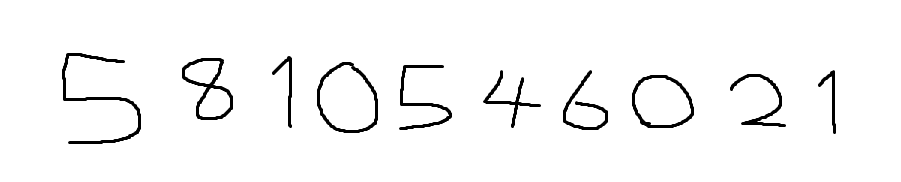
#> input picture id/test.png, 901 x 182 px
$ python pre_processing.py   (older library calls are emulated)
#> lines starting #> are read from the running program, lines starting #| are printed output that depends on the picture; after the words box and inside, x2 and y2 are one past the last pixel; in counts of white or black regions, pixels touching at a corner belong together
import cv2
import numpy as np

img_path = "./id/test.png"

# read image
img = cv2.imread(img_path)
#> img is the input picture: shape (182, 901, 3); min 0, max 255, mean 246.6

# read the image in grayscale
img_gray = cv2.imread(img_path, 0)
#> img_gray: shape (182, 901); min 0, max 255, mean 246.6
cv2.imshow("load image grayscale", img_gray)
cv2.waitKey()

# Apply Gaussain filtering
img_gray = cv2.GaussianBlur(img_gray, (5, 5), 0)
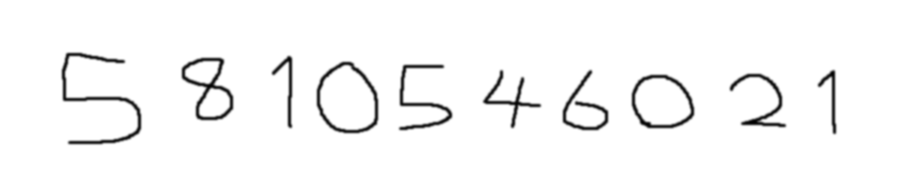
#> img_gray: shape (182, 901); min 0, max 255, mean 246.6

# binary in gray
ret, thresh = cv2.threshold(img_gray, 127, 255, cv2.THRESH_BINARY_INV)
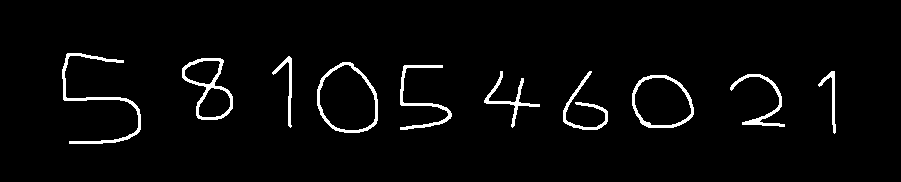
#> thresh: shape (182, 901); 3.2% white; 10 white regions, largest, box (x1, y1, x2, y2) and area: (62, 53, 141, 144) 857, (182, 58, 233, 120) 688, (317, 62, 378, 133) 654
cv2.imshow("thresh", thresh)
cv2.waitKey(0)

# dilation
kernel = np.ones((3, 3), np.uint8)  # values set for this image only - need to change for different images
img_dilation = cv2.dilate(thresh, kernel, iterations=1)
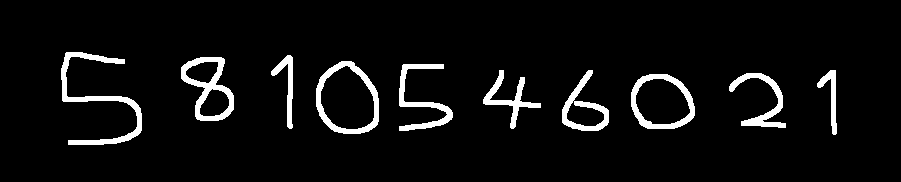
#> img_dilation: shape (182, 901); 5.6% white; 10 white regions
cv2.imshow("dilated", img_dilation)
cv2.waitKey(0)

# find contours
_, ctrs, hier = cv2.findContours(img_dilation.copy(), cv2.RETR_EXTERNAL, cv2.CHAIN_APPROX_SIMPLE)
#> ctrs = 10 contours; largest, box (x1, y1, x2, y2) and area: (316, 61, 379, 134) 3550, (631, 74, 695, 129) 2792, (181, 57, 234, 121) 2112, (562, 70, 609, 131) 1334, (61, 52, 142, 145) 1206

# sort contours from x + y
sorted_ctrs = sorted(ctrs, key=lambda ctr: cv2.boundingRect(ctr)[0] + cv2.boundingRect(ctr)[1])
#> sorted_ctrs has the same summary as ctrs

for i, rect in enumerate(sorted_ctrs):
    # get bounding box
    x, y, w, h = cv2.boundingRect(rect)

    # get\ ROI and resize image
    leng = int(h * 1.6)
    pt1 = int(y + h // 2 - leng // 2)
    pt2 = int(x + w // 2 - leng // 2)
    roi = img_dilation[pt1:pt1 + leng, pt2:pt2 + leng]
    roi = cv2.resize(roi, (28, 28), interpolation=cv2.INTER_AREA)
    roi = cv2.dilate(roi, (3, 3))

    # show ROI
    cv2.imshow(str(pt1) + "," + str(pt2) + " : " + str(i), roi)
    cv2.waitKey(0)

    # write image
    cv2.imwrite("roi\\{}.png".format(i), roi)
#> this loop made 10 passes
#> (x, y, w, h, leng, pt1, pt2) on passes 1 to 10: (61, 52, 81, 93, 148, 24, 27), (181, 57, 53, 64, 102, 38, 156), (271, 55, 22, 74, 118, 33, 223), (316, 61, 63, 73, 116, 39, 289), (399, 64, 54, 67, 107, 44, 373), (483, 70, 58, 59, 94, 52, 465), (562, 70, 47, 61, 97, 52, 537), (631, 74, 64, 55, 88, 57, 619), (729, 73, 57, 55, 88, 56, 713), (817, 70, 20, 65, 104, 50, 775)
#> pass 1, `roi = img_dilation[pt1:pt1 + leng, pt2:pt2 + leng]`:
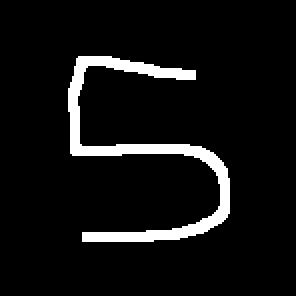
#> roi: shape (148, 148) (shown 2 times larger); 6.7% white; 1 white region, box (x1, y1, x2, y2) and area: (34, 28, 115, 121) 1475
#> pass 1, `roi = cv2.resize(roi, (28, 28), interpolation=cv2.INTER_AREA)`:
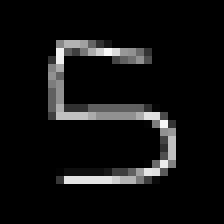
#> roi: shape (28, 28) (shown 8 times larger); min 0, max 247, mean 17.2
#> pass 1, `roi = cv2.dilate(roi, (3, 3))`:
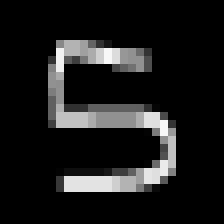
#> roi: shape (28, 28) (shown 8 times larger); min 0, max 247, mean 27
#> pass 2, `roi = img_dilation[pt1:pt1 + leng, pt2:pt2 + leng]`:
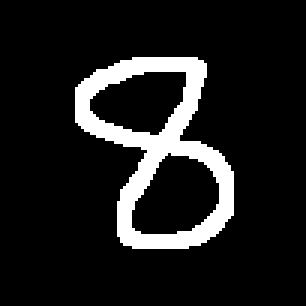
#> roi: shape (102, 102) (shown 3 times larger); 11.4% white; 1 white region, box (x1, y1, x2, y2) and area: (25, 19, 78, 83) 1184

$ run again, with id/budnampetch.png copied over id/test.png
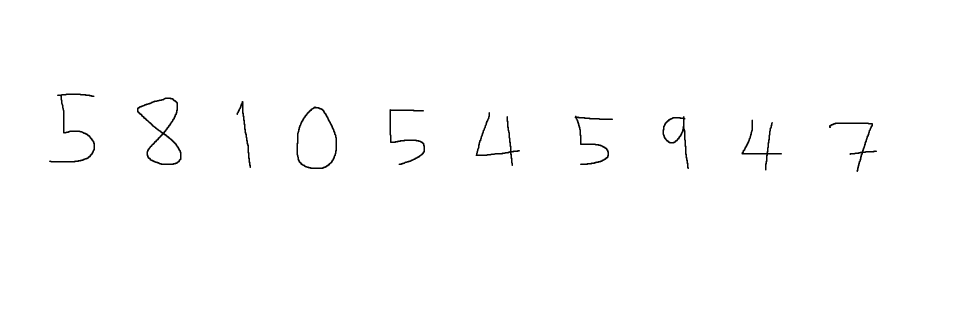
#> input picture id/budnampetch.png, 1909 x 648 px (shown at 1/2 size)
#> img is the input picture: shape (648, 1909, 3); min 0, max 255, mean 253.2
#> `ret, thresh = cv2.threshold(img_gray, 127, 255, cv2.THRESH_BINARY_INV)`:
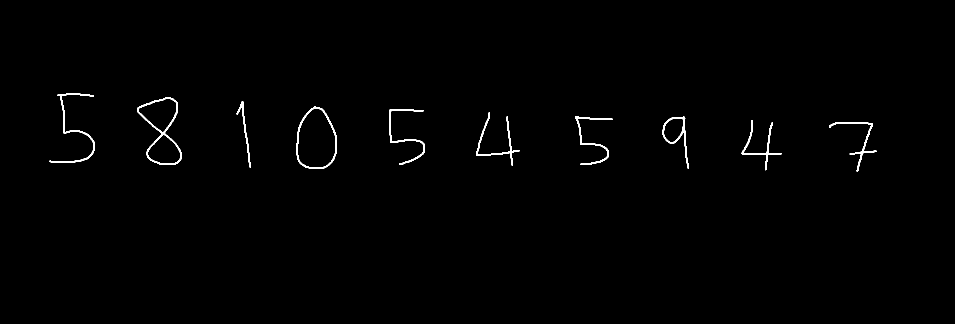
#> thresh: shape (648, 1909) (shown at 1/2 size); 0.71% white; 10 white regions, largest, box (x1, y1, x2, y2) and area: (274, 195, 363, 330) 1377, (593, 213, 674, 338) 1047, (99, 187, 190, 325) 1038
#> img_dilation: shape (648, 1909); 1.2% white; 10 white regions
#> ctrs = 10 contours; largest, box (x1, y1, x2, y2) and area: (592, 212, 675, 339) 8264, (273, 194, 364, 331) 7258, (1324, 232, 1379, 339) 2317, (98, 186, 191, 326) 1473, (951, 224, 1040, 333) 1214
#> sorted_ctrs has the same summary as ctrs
#> the loop `for i, rect in enumerate(sorted_ctrs):` made 10 passes
#> (x, y, w, h, leng, pt1, pt2) on passes 1 to 8: (98, 186, 93, 140, 224, 144, 32), (273, 194, 91, 137, 219, 153, 209), (472, 201, 31, 136, 217, 161, 379), (592, 212, 83, 127, 203, 174, 532), (778, 218, 73, 113, 180, 184, 724), (951, 224, 89, 109, 174, 191, 908), (1149, 231, 77, 100, 160, 201, 1107), (1324, 232, 55, 107, 171, 200, 1266)
#> pass 2, `roi = img_dilation[pt1:pt1 + leng, pt2:pt2 + leng]`:
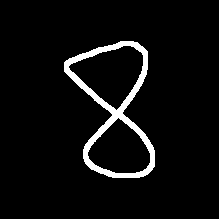
#> roi: shape (219, 219); 5.1% white; 1 white region, box (x1, y1, x2, y2) and area: (64, 41, 155, 178) 2459

$ run again, with id/chanon.png copied over id/test.png
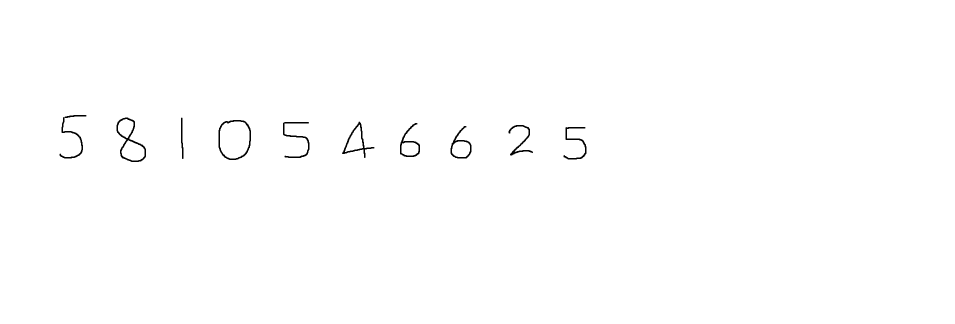
#> input picture id/chanon.png, 1909 x 648 px (shown at 1/2 size)
#> img is the input picture: shape (648, 1909, 3); min 0, max 255, mean 253.8
#> `ret, thresh = cv2.threshold(img_gray, 127, 255, cv2.THRESH_BINARY_INV)`:
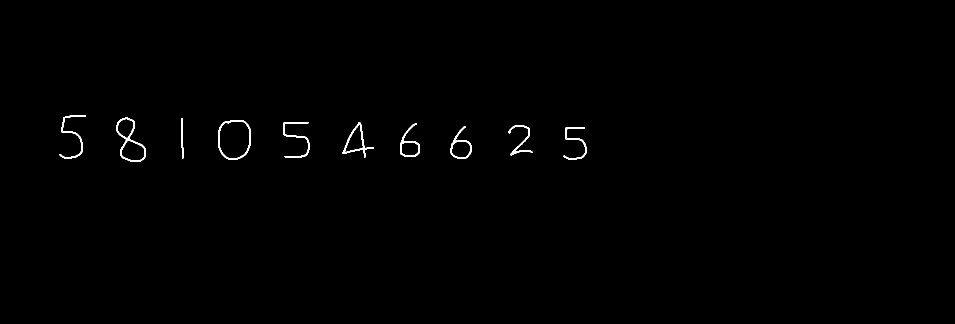
#> thresh: shape (648, 1909) (shown at 1/2 size); 0.47% white; 10 white regions, largest, box (x1, y1, x2, y2) and area: (233, 235, 292, 324) 854, (437, 240, 502, 320) 739, (685, 244, 748, 316) 638
#> img_dilation: shape (648, 1909); 0.82% white; 10 white regions
#> ctrs = 10 contours; largest, box (x1, y1, x2, y2) and area: (436, 239, 503, 321) 4624, (232, 234, 293, 325) 3240, (684, 243, 749, 317) 1834, (900, 251, 944, 318) 1640, (799, 245, 841, 315) 1480
#> sorted_ctrs has the same summary as ctrs
#> the loop `for i, rect in enumerate(sorted_ctrs):` made 10 passes
#> (x, y, w, h, leng, pt1, pt2) on passes 1 to 8: (118, 229, 55, 89, 142, 202, 74), (232, 234, 61, 91, 145, 207, 190), (361, 235, 7, 84, 134, 210, 297), (436, 239, 67, 82, 131, 215, 404), (565, 243, 55, 74, 118, 221, 533), (684, 243, 65, 74, 118, 221, 657), (799, 245, 42, 70, 112, 224, 764), (900, 251, 44, 67, 107, 231, 869)
#> pass 2, `roi = img_dilation[pt1:pt1 + leng, pt2:pt2 + leng]`:
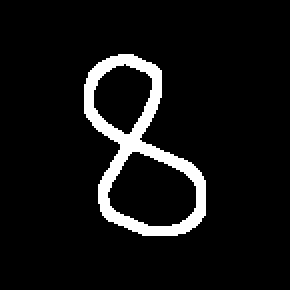
#> roi: shape (145, 145) (shown 2 times larger); 7.1% white; 1 white region, box (x1, y1, x2, y2) and area: (42, 27, 103, 118) 1502
